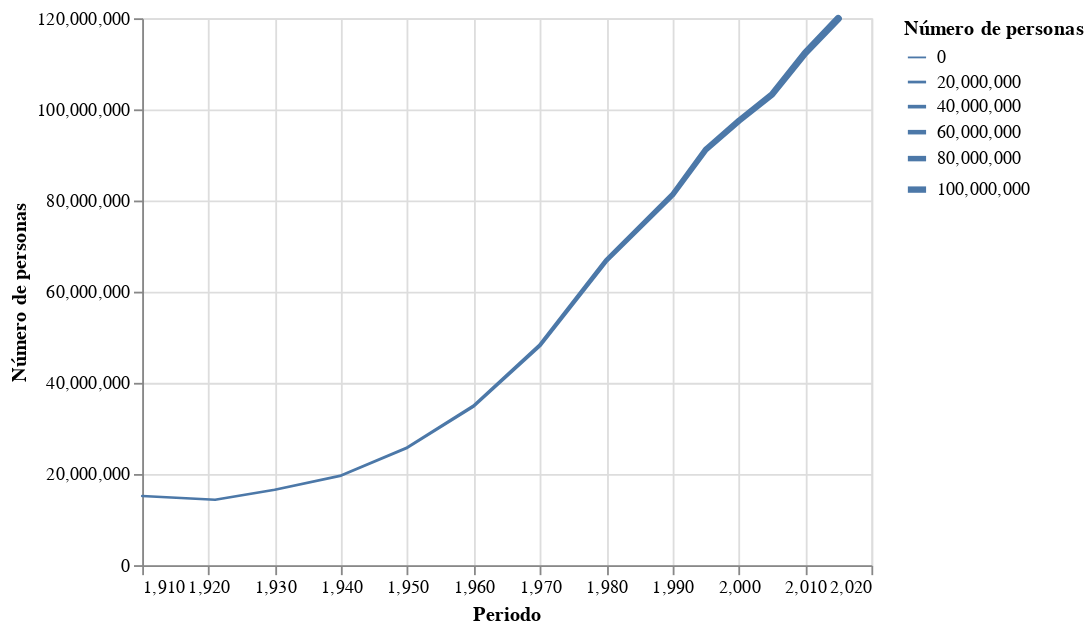

Source (notebook cell):
### Markdown cell above
### Bonus
Existe otro marcador para crear líneas: `.mark_trail()`. 
_trail_ se traduce a camino. Este marcador es como el marcador de línea, pero tiene otras propiedades que puedes _codificar_ con tus datos. Por ejemplo, el grosor (`size`) de la línea (o el camino) en tu visualización.

### Code cell
alt.Chart(datos).mark_trail().encode(
    x = 'Periodo',
    y = 'Número de personas',
    size = 'Número de personas',
)

### Figure 1 — Vega-Lite specification as saved in the notebook (floating-point values rounded to 4 significant figures)
{"$schema": "https://vega.github.io/schema/vega-lite/v2.6.0.json", "config": {"view": {"height": 300, "width": 400}}, "data": {"name": "data-cf3d660dcf7d8fe1659bd5f2e283e349"}, "datasets": {"data-cf3d660dcf7d8fe1659bd5f2e283e349": [{"Número de personas": 15160369, "Periodo": 1910}, {"Número de personas": 14334780, "Periodo": 1921}, {"Número de personas": 16552722, "Periodo": 1930}, {"Número de personas": 19653552, "Periodo": 1940}, {"Número de personas": 25791017, "Periodo": 1950}, {"Número de personas": 34923129, "Periodo": 1960}, {"Número de personas": 48225238, "Periodo": 1970}, {"Número de personas": 66846833, "Periodo": 1980}, {"Número de personas": 81249645, "Periodo": 1990}, {"Número de personas": 91158290, "Periodo": 1995}, {"Número de personas": 97483412, "Periodo": 2000}, {"Número de personas": 103263388, "Periodo": 2005}, {"Número de personas": 112336538, "Periodo": 2010}, {"Número de personas": 119938473, "Periodo": 2015}]}, "encoding": {"size": {"field": "Número de personas", "type": "quantitative"}, "x": {"field": "Periodo", "type": "quantitative"}, "y": {"field": "Número de personas", "type": "quantitative"}}, "mark": "trail"}
